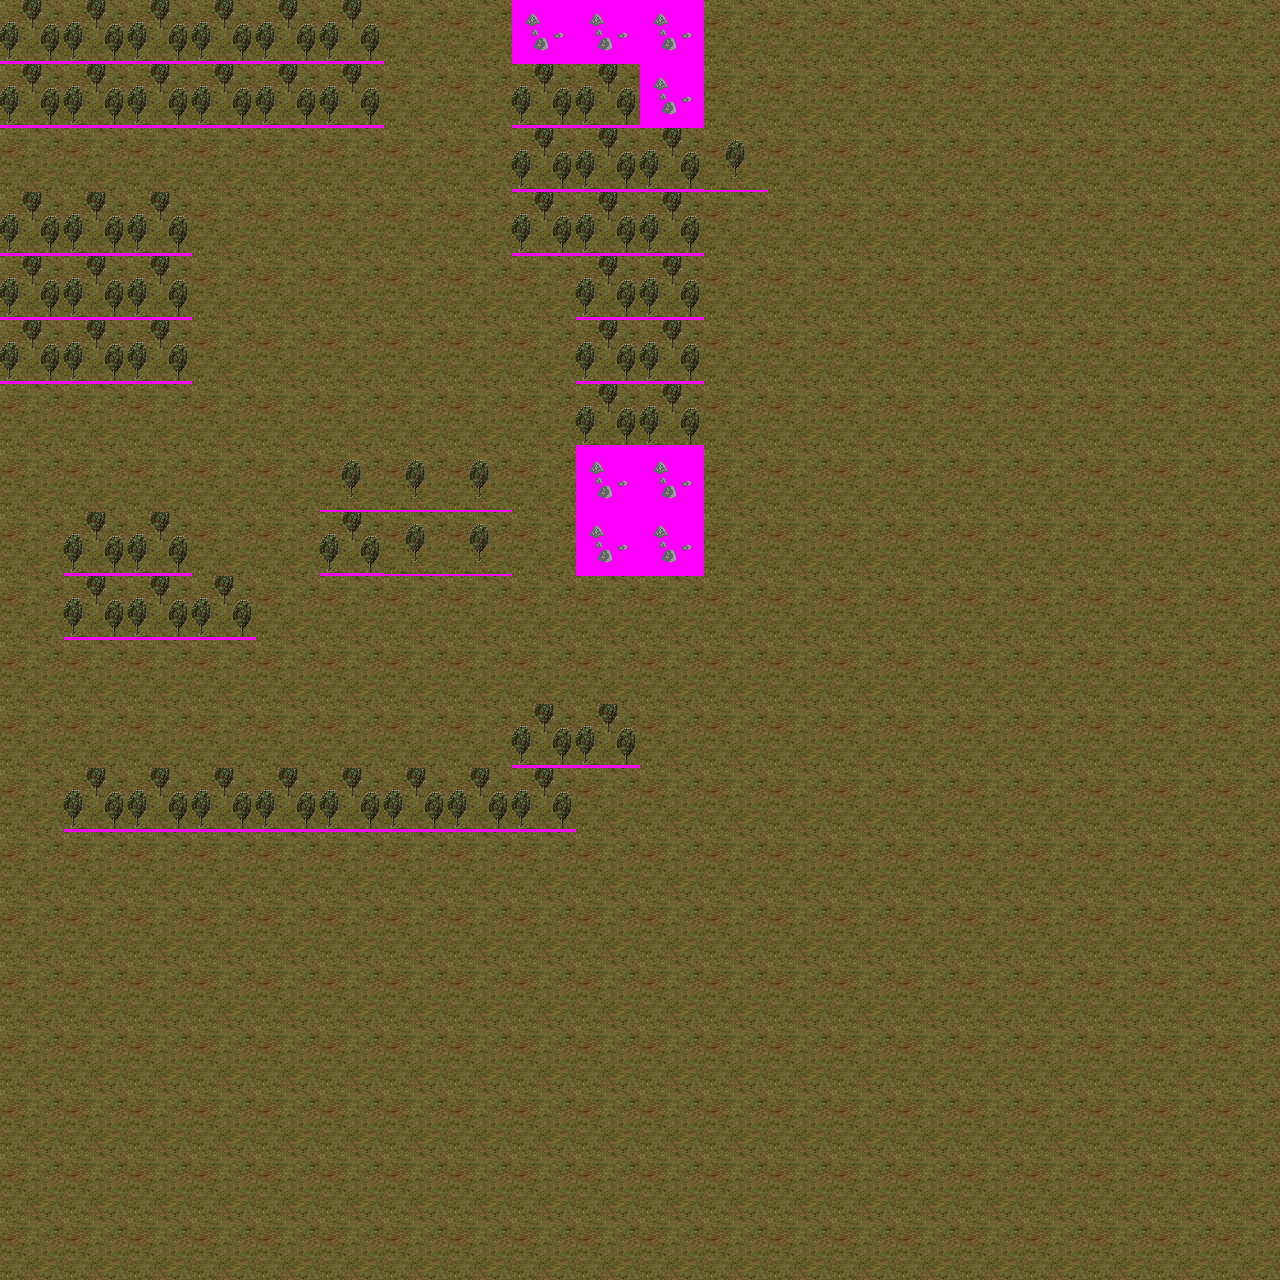

Tiled map render using the project's own tile images. Description and the map definition, with tile-layer contents summarised, below:
An orthogonal 20x20 tile map with 64x64 px tiles, 3 tile layers (Main, Resources, Transp) and 170 objects (167x Unit).

<map version="1.0" orientation="orthogonal" width="20" height="20" tilewidth="64" tileheight="64">
 <tileset firstgid="1" name="TS" tilewidth="64" tileheight="64">
  <image source="sprite/TileSet.png" trans="ff00ff" width="640" height="384" />
 </tileset>
 <layer name="Main" width="20" height="20">
  <data>[400 cells, 400 non-empty, 1 distinct tile ids]</data>
 </layer>
 <layer name="Resources" width="20" height="20">
  <data>[400 cells, 65 non-empty, 3 distinct tile ids]</data>
 </layer>
 <layer name="Transp" width="20" height="20">
  <data>[400 cells, 0 non-empty, 0 distinct tile ids]</data>
 </layer>
 <objectgroup name="Villagers" width="20" height="20">
  <object x="354" y="78" height="2" />
  <object name="Unit" x="378" y="106" width="34" height="30">
   <properties>
    <property name="image" value="farmer" />
    <property name="spritewidth" value="14" />
   </properties>
  </object>
  <object x="558" y="526" height="2" />
  <object x="-124" y="-14" />
  <object name="Unit" x="93" y="93" width="34" height="30">
   <properties>
    <property name="image" value="farmer" />
    <property name="spritewidth" value="14" />
   </properties>
  </object>
  <object name="Unit" x="174" y="122" width="34" height="30">
   <properties>
    <property name="image" value="farmer" />
    <property name="spritewidth" value="14" />
   </properties>
  </object>
  <object name="Unit" x="187" y="126" width="34" height="30">
   <properties>
    <property name="image" value="farmer" />
    <property name="spritewidth" value="14" />
   </properties>
  </object>
  <object name="Unit" x="215" y="136" width="34" height="30">
   <properties>
    <property name="image" value="farmer" />
    <property name="spritewidth" value="14" />
   </properties>
  </object>
  <object name="Unit" x="329" y="186" width="34" height="30">
   <properties>
    <property name="image" value="farmer" />
    <property name="spritewidth" value="14" />
   </properties>
  </object>
  <object name="Unit" x="288" y="203" width="34" height="30">
   <properties>
    <property name="image" value="farmer" />
    <property name="spritewidth" value="14" />
   </properties>
  </object>
  <object name="Unit" x="24" y="22" width="34" height="30">
   <properties>
    <property name="image" value="farmer" />
    <property name="spritewidth" value="14" />
   </properties>
  </object>
  <object name="Unit" x="217" y="32" width="34" height="30">
   <properties>
    <property name="image" value="farmer" />
    <property name="spritewidth" value="14" />
   </properties>
  </object>
  <object name="Unit" x="214" y="32" width="34" height="30">
   <properties>
    <property name="image" value="farmer" />
    <property name="spritewidth" value="14" />
   </properties>
  </object>
  <object name="Unit" x="213" y="32" width="34" height="30">
   <properties>
    <property name="image" value="farmer" />
    <property name="spritewidth" value="14" />
   </properties>
  </object>
  <object name="Unit" x="152" y="27" width="34" height="30">
   <properties>
    <property name="image" value="farmer" />
    <property name="spritewidth" value="14" />
   </properties>
  </object>
  <object name="Unit" x="107" y="41" width="34" height="30">
   <properties>
    <property name="image" value="farmer" />
    <property name="spritewidth" value="14" />
   </properties>
  </object>
  <object name="Unit" x="76" y="74" width="34" height="30">
   <properties>
    <property name="image" value="farmer" />
    <property name="spritewidth" value="14" />
   </properties>
  </object>
  <object name="Unit" x="47" y="128" width="34" height="30">
   <properties>
    <property name="image" value="farmer" />
    <property name="spritewidth" value="14" />
   </properties>
  </object>
  <object name="Unit" x="53" y="178" width="34" height="30">
   <properties>
    <property name="image" value="farmer" />
    <property name="spritewidth" value="14" />
   </properties>
  </object>
  <object name="Unit" x="83" y="214" width="34" height="30">
   <properties>
    <property name="image" value="farmer" />
    <property name="spritewidth" value="14" />
   </properties>
  </object>
  <object name="Unit" x="145" y="215" width="34" height="30">
   <properties>
    <property name="image" value="farmer" />
    <property name="spritewidth" value="14" />
   </properties>
  </object>
  <object name="Unit" x="160" y="191" width="34" height="30">
   <properties>
    <property name="image" value="farmer" />
    <property name="spritewidth" value="14" />
   </properties>
  </object>
  <object name="Unit" x="222" y="188" width="34" height="30">
   <properties>
    <property name="image" value="farmer" />
    <property name="spritewidth" value="14" />
   </properties>
  </object>
  <object name="Unit" x="259" y="151" width="34" height="30">
   <properties>
    <property name="image" value="farmer" />
    <property name="spritewidth" value="14" />
   </properties>
  </object>
  <object name="Unit" x="277" y="107" width="34" height="30">
   <properties>
    <property name="image" value="farmer" />
    <property name="spritewidth" value="14" />
   </properties>
  </object>
  <object name="Unit" x="253" y="81" width="34" height="30">
   <properties>
    <property name="image" value="farmer" />
    <property name="spritewidth" value="14" />
   </properties>
  </object>
  <object name="Unit" x="230" y="72" width="34" height="30">
   <properties>
    <property name="image" value="farmer" />
    <property name="spritewidth" value="14" />
   </properties>
  </object>
  <object name="Unit" x="328" y="30" width="34" height="30">
   <properties>
    <property name="image" value="farmer" />
    <property name="spritewidth" value="14" />
   </properties>
  </object>
  <object name="Unit" x="347" y="64" width="34" height="30">
   <properties>
    <property name="image" value="farmer" />
    <property name="spritewidth" value="14" />
   </properties>
  </object>
  <object name="Unit" x="338" y="119" width="34" height="30">
   <properties>
    <property name="image" value="farmer" />
    <property name="spritewidth" value="14" />
   </properties>
  </object>
  <object name="Unit" x="340" y="154" width="34" height="30">
   <properties>
    <property name="image" value="farmer" />
    <property name="spritewidth" value="14" />
   </properties>
  </object>
  <object name="Unit" x="394" y="158" width="34" height="30">
   <properties>
    <property name="image" value="farmer" />
    <property name="spritewidth" value="14" />
   </properties>
  </object>
  <object name="Unit" x="424" y="92" width="34" height="30">
   <properties>
    <property name="image" value="farmer" />
    <property name="spritewidth" value="14" />
   </properties>
  </object>
  <object name="Unit" x="430" y="53" width="34" height="30">
   <properties>
    <property name="image" value="farmer" />
    <property name="spritewidth" value="14" />
   </properties>
  </object>
  <object name="Unit" x="471" y="154" width="34" height="30">
   <properties>
    <property name="image" value="farmer" />
    <property name="spritewidth" value="14" />
   </properties>
  </object>
  <object name="Unit" x="410" y="237" width="34" height="30">
   <properties>
    <property name="image" value="farmer" />
    <property name="spritewidth" value="14" />
   </properties>
  </object>
  <object name="Unit" x="319" y="273" width="34" height="30">
   <properties>
    <property name="image" value="farmer" />
    <property name="spritewidth" value="14" />
   </properties>
  </object>
  <object name="Unit" x="215" y="266" width="34" height="30">
   <properties>
    <property name="image" value="farmer" />
    <property name="spritewidth" value="14" />
   </properties>
  </object>
  </objectgroup>
</map>
<!-- 132 of 170 objects omitted -->